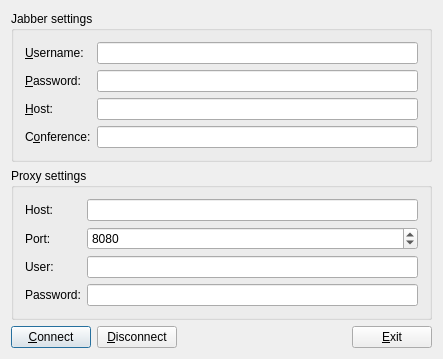
<?xml version="1.0" encoding="UTF-8"?>
<ui version="4.0">
 <class>Dialog</class>
 <widget class="QDialog" name="Dialog">
  <property name="geometry">
   <rect>
    <x>0</x>
    <y>0</y>
    <width>443</width>
    <height>289</height>
   </rect>
  </property>
  <property name="windowTitle">
   <string>InfoBot</string>
  </property>
  <property name="windowIcon">
   <iconset resource="res.qrc">
    <normaloff>:/info</normaloff>:/info</iconset>
  </property>
  <layout class="QGridLayout" name="gridLayout_3">
   <item row="2" column="0">
    <widget class="QPushButton" name="pbConnect">
     <property name="text">
      <string>&amp;Connect</string>
     </property>
    </widget>
   </item>
   <item row="2" column="1">
    <widget class="QPushButton" name="pbDisconnect">
     <property name="text">
      <string>&amp;Disconnect</string>
     </property>
    </widget>
   </item>
   <item row="2" column="2">
    <spacer name="horizontalSpacer">
     <property name="orientation">
      <enum>Qt::Horizontal</enum>
     </property>
     <property name="sizeHint" stdset="0">
      <size>
       <width>49</width>
       <height>20</height>
      </size>
     </property>
    </spacer>
   </item>
   <item row="2" column="3">
    <widget class="QPushButton" name="pbExit">
     <property name="text">
      <string>&amp;Exit</string>
     </property>
    </widget>
   </item>
   <item row="1" column="0" colspan="4">
    <widget class="QGroupBox" name="gbProxySettings">
     <property name="title">
      <string>Proxy settings</string>
     </property>
     <layout class="QGridLayout" name="gridLayout_2">
      <item row="0" column="0">
       <widget class="QLabel" name="lProxyHost">
        <property name="text">
         <string>Host:</string>
        </property>
       </widget>
      </item>
      <item row="0" column="1">
       <widget class="QLineEdit" name="leProxyHost"/>
      </item>
      <item row="3" column="1">
       <widget class="QLineEdit" name="leProxyPass"/>
      </item>
      <item row="3" column="0">
       <widget class="QLabel" name="lProxyPass">
        <property name="text">
         <string>Password:</string>
        </property>
       </widget>
      </item>
      <item row="2" column="0">
       <widget class="QLabel" name="lProxyUser">
        <property name="text">
         <string>User:</string>
        </property>
       </widget>
      </item>
      <item row="2" column="1">
       <widget class="QLineEdit" name="leProxyUser"/>
      </item>
      <item row="1" column="0">
       <widget class="QLabel" name="lProxyPort">
        <property name="text">
         <string>Port:</string>
        </property>
       </widget>
      </item>
      <item row="1" column="1">
       <widget class="QSpinBox" name="sbPort">
        <property name="maximum">
         <number>99999</number>
        </property>
        <property name="value">
         <number>8080</number>
        </property>
       </widget>
      </item>
     </layout>
    </widget>
   </item>
   <item row="0" column="0" colspan="4">
    <widget class="QGroupBox" name="gbJabberSettings">
     <property name="title">
      <string>Jabber settings</string>
     </property>
     <layout class="QGridLayout" name="gridLayout">
      <item row="0" column="0">
       <widget class="QLabel" name="lUsername">
        <property name="text">
         <string>&amp;Username:</string>
        </property>
        <property name="buddy">
         <cstring>leUsername</cstring>
        </property>
       </widget>
      </item>
      <item row="0" column="1">
       <widget class="QLineEdit" name="leUsername"/>
      </item>
      <item row="1" column="0">
       <widget class="QLabel" name="lPassword">
        <property name="text">
         <string>&amp;Password:</string>
        </property>
        <property name="buddy">
         <cstring>lePassword</cstring>
        </property>
       </widget>
      </item>
      <item row="1" column="1">
       <widget class="QLineEdit" name="lePassword">
        <property name="echoMode">
         <enum>QLineEdit::Password</enum>
        </property>
       </widget>
      </item>
      <item row="2" column="0">
       <widget class="QLabel" name="lHost">
        <property name="text">
         <string>&amp;Host:</string>
        </property>
        <property name="buddy">
         <cstring>leHost</cstring>
        </property>
       </widget>
      </item>
      <item row="2" column="1">
       <widget class="QLineEdit" name="leHost"/>
      </item>
      <item row="3" column="0">
       <widget class="QLabel" name="lConference">
        <property name="text">
         <string>C&amp;onference:</string>
        </property>
        <property name="buddy">
         <cstring>leConference</cstring>
        </property>
       </widget>
      </item>
      <item row="3" column="1">
       <widget class="QLineEdit" name="leConference"/>
      </item>
     </layout>
    </widget>
   </item>
  </layout>
 </widget>
 <layoutdefault spacing="6" margin="11"/>
 <resources>
  <include location="res.qrc"/>
 </resources>
 <connections/>
</ui>
